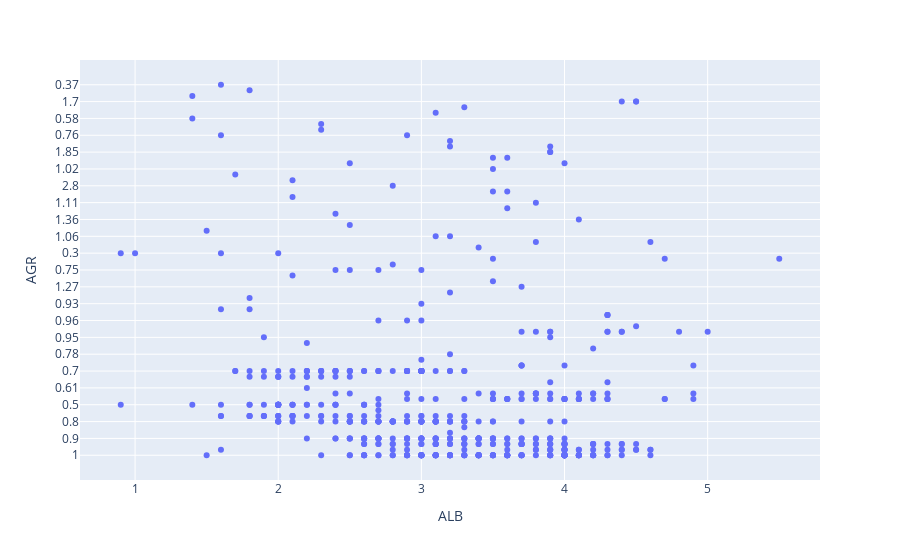

The notebook cell saved with this chart:
### Markdown cell above
## To fix AGR == ' ' issue

### Code cell
import plotly.express as px
px.scatter(df.query(f"AGR.notnull()"), x = "ALB", y = "AGR")

### Figure 1 — Plotly figure (JSON) as saved in the notebook; plotly's stock layout.template omitted (floating-point values rounded to 4 significant figures; data arrays with more than 128 entries replaced by an {"elided": "..."} marker saying what was removed)
{"data": [{"hovertemplate": "ALB=%{x}<br>AGR=%{y}<extra></extra>", "legendgroup": "", "marker": {"color": "#636efa", "symbol": "circle"}, "mode": "markers", "name": "", "orientation": "h", "showlegend": false, "type": "scatter", "x": {"elided": "549 float values"}, "xaxis": "x", "y": {"elided": "549 str values"}, "yaxis": "y"}], "layout": {"legend": {"tracegroupgap": 0}, "margin": {"t": 60}, "xaxis": {"anchor": "y", "domain": [0, 1], "title": {"text": "ALB"}}, "yaxis": {"anchor": "x", "domain": [0, 1], "title": {"text": "AGR"}}}}
